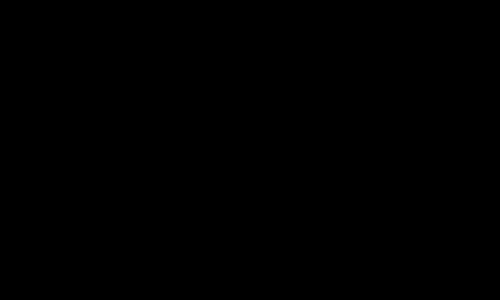
Frame 1 (no input)
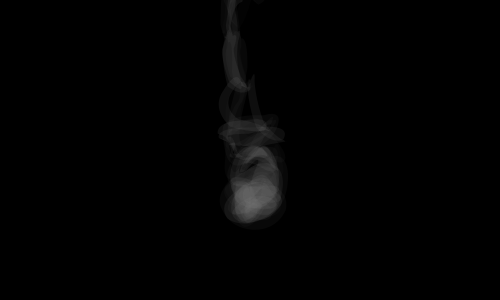
Frame 60 (the mouse pressed at the canvas centre just before this capture)
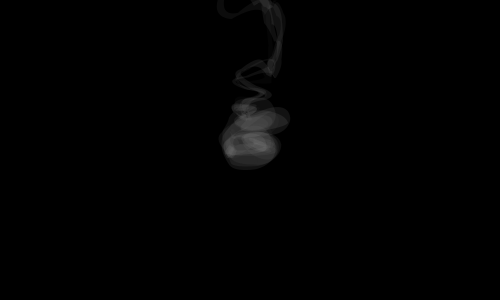
Frame 120 (the mouse held since frame 60 and released just before this capture)

The Processing sketch that drew these frames (run headless with seeded random() and noise(); from frame 60 on, the mouse is pressed at the canvas centre):

// Processing sketch: smokingribbon
// ── smokingribbon.pde
// Dec 2008 
// http://www.abandonedart.org
// http://www.zenbullets.com
//
// with lots of thanks to Erik Natzke (obviously)
// http://jot.eriknatzke.com/
//
// and James Alliban, who saved me the job of doing the conversion
// http://jamesalliban.wordpress.com/2008/12/04/2d-ribbons/
//
//
// This work is licensed under a Creative Commons 3.0 License.
// (Attribution - NonCommerical - ShareAlike)
// http://creativecommons.org/licenses/by-nc-sa/3.0/
// 
// This basically means, you are free to use it as long as you:
// 1. give http://www.zenbullets.com a credit
// 2. don't use it for commercial gain
// 3. share anything you create with it in the same way I have
//
// These conditions can be waived if you want to do something groovy with it 
// though, so feel free to email me via http://www.zenbullets.com



//================================= global vars

int _numRibbons = 6;
int _numParticles = 40;
float _randomness = .3;
RibbonManager ribbonManager;

float _a, _b, _centx, _centy, _x, _y;
float _noiseoff;
int _angle;

//================================= init

void setup() {
  size(500, 300);
  smooth(); 
  frameRate(12);
  background(0);
  
  clearBackground();
  
  _centx = (width / 2);
  _centy = (2* height / 3);
  restart();
}    

void restart() {
  _noiseoff = random(1);
  _angle = 1; 
  _a = 3.5;
  _b = _a + (noise(_noiseoff) * 1) - 0.5;
  
  ribbonManager = new RibbonManager(_numRibbons, _numParticles, _randomness);   
  ribbonManager.setRadiusMax(40);                 // default = 8
  ribbonManager.setRadiusDivide(2);              // default = 10
  ribbonManager.setGravity(-0.09);                   // default = .03
  ribbonManager.setFriction(1.1);                  // default = 1.1
  ribbonManager.setMaxDistance(40);               // default = 40
  ribbonManager.setDrag(2.5);                      // default = 2
  ribbonManager.setDragFlare(.015);                 // default = .008
  
}

void clearBackground() {
  background(0);
}


//================================= frame loop

void draw() {
  clearBackground();
  
  float newx = sin(_a + radians(_angle) + PI / 2) * _centx;  
  float newy = sin(_b + radians(_angle)) * _centy; 
  _angle = int(random(360));
  _noiseoff += 0.05;
  _b = (noise(_noiseoff) * 8) +1;
  _a = _b;
  
  translate(_centx, _centy);
  ribbonManager.update(newx* 0.1, newy*0.1);
}



//================================= interaction

void mousePressed() {
 
  _centx = mouseX;
  _centy = mouseY;
  
  restart();
}



//================================= objects
// modified from original code by http://jamesalliban.wordpress.com/


//======== manager

class RibbonManager {
  // PImage img;
  int _numRibbons;
  int _numParticles;
  float _randomness;
  Ribbon[] ribbons;       // ribbon array
  
  RibbonManager(int _numRibbons, int _numParticles, float _randomness) {
    this._numRibbons = _numRibbons;
    this._numParticles = _numParticles;
    this._randomness = _randomness;
    init();
  }
  
  void init() {
    addRibbon();
  }

  void addRibbon() {
    ribbons = new Ribbon[_numRibbons];
    for (int i = 0; i < _numRibbons; i++) {
      color ribbonColour = color(random(255), ((40/_numRibbons) * i) ) ;
      ribbons[i] = new Ribbon(_numParticles, ribbonColour, _randomness);
    }
  }
  
  void update(float currX, float currY)  {
    for (int i = 0; i < _numRibbons; i++)
    {
      float randX = currX;
      float randY = currY;
      
      ribbons[i].update(randX, randY);
    }
  }
  
  void setRadiusMax(float value) { for (int i = 0; i < _numRibbons; i++) { ribbons[i].radiusMax = value; } }
  void setRadiusDivide(float value) { for (int i = 0; i < _numRibbons; i++) { ribbons[i].radiusDivide = value; } }
  void setGravity(float value) { for (int i = 0; i < _numRibbons; i++) { ribbons[i].gravity = value; } }
  void setFriction(float value) { for (int i = 0; i < _numRibbons; i++) { ribbons[i].friction = value; } }
  void setMaxDistance(int value) { for (int i = 0; i < _numRibbons; i++) { ribbons[i].maxDistance = value; } }
  void setDrag(float value) { for (int i = 0; i < _numRibbons; i++) { ribbons[i].drag = value; } }
  void setDragFlare(float value) { for (int i = 0; i < _numRibbons; i++) { ribbons[i].dragFlare = value; } }
}


//======== ribbon

class Ribbon {
  int _numRibbons;
  float _randomness;
  int _numParticles;         // length of the Particle Array (max number of points)
  int particlesAssigned = 0;        // current amount of particles currently in the Particle array                                
  float radiusMax = 8;              // maximum width of ribbon
  float radiusDivide = 10;          // distance between current and next point / this = radius for first half of the ribbon
  float gravity = .03;              // gravity applied to each particle
  float friction = 1.1;             // friction applied to the gravity of each particle
  int maxDistance = 40;             // if the distance between particles is larger than this the drag comes into effect
  float drag = 2;                   // if distance goes above maxDistance - the points begin to grag. high numbers = less drag
  float dragFlare = .008;           // degree to which the drag makes the ribbon flare out
  RibbonParticle[] particles;       // particle array
  color ribbonColor;
  
  Ribbon(int _numParticles, color ribbonColor, float _randomness) {
    this._numParticles = _numParticles;
    this.ribbonColor = ribbonColor;
    this._randomness = _randomness;
    init();
  }
  
  void init() {
    particles = new RibbonParticle[_numParticles];
  }
  
  void update(float randX, float randY){
    addParticle(randX, randY);
    drawCurve();
  }
  
  void addParticle(float randX, float randY) {
    if(particlesAssigned == _numParticles) {
      for (int i = 1; i < _numParticles; i++) {
        particles[i-1] = particles[i];
      }
      particles[_numParticles - 1] = new RibbonParticle(_randomness, this);
      particles[_numParticles - 1].px = randX;
      particles[_numParticles - 1].py = randY;
      return;
    } else {
      particles[particlesAssigned] = new RibbonParticle(_randomness, this);
      particles[particlesAssigned].px = randX;
      particles[particlesAssigned].py = randY;
      ++particlesAssigned;
    }
    if (particlesAssigned > _numParticles) ++particlesAssigned;
  }
  
  void drawCurve() {
    smooth();
    for (int i = 1; i < particlesAssigned - 1; i++) {
      RibbonParticle p = particles[i];
      p.calculateParticles(particles[i-1], particles[i+1], _numParticles, i);
    }

    fill(30);
    for (int i = particlesAssigned - 3; i > 1 - 1; i--) {
      RibbonParticle p = particles[i];
      RibbonParticle pm1 = particles[i-1];
      fill(ribbonColor, 255);
      if (i < particlesAssigned-3) {
        noStroke();
        beginShape();
        vertex(p.lcx2, p.lcy2);
        bezierVertex(p.leftPX, p.leftPY, pm1.lcx2, pm1.lcy2, pm1.lcx2, pm1.lcy2);
        vertex(pm1.rcx2, pm1.rcy2);
        bezierVertex(p.rightPX, p.rightPY, p.rcx2, p.rcy2, p.rcx2, p.rcy2);
        vertex(p.lcx2, p.lcy2);
        endShape();
      }
    }
  }
}


//======== particle

class RibbonParticle {
  float px, py;                                       // x and y position of particle (this is the bexier point)
  float xSpeed, ySpeed = 0;                           // speed of the x and y positions
  float cx1, cy1, cx2, cy2;                           // the avarage x and y positions between px and py and the points of the surrounding Particles
  float leftPX, leftPY, rightPX, rightPY;             // the x and y points of that determine the thickness of this segment
  float lpx, lpy, rpx, rpy;                           // the x and y points of the outer bezier points
  float lcx1, lcy1, lcx2, lcy2;                       // the avarage x and y positions between leftPX and leftPX and the left points of the surrounding Particles
  float rcx1, rcy1, rcx2, rcy2;                       // the avarage x and y positions between rightPX and rightPX and the right points of the surrounding Particles
  float radius;                                       // thickness of current particle
  float _randomness;
  Ribbon ribbon;
  
  RibbonParticle(float _randomness, Ribbon ribbon) {
    this._randomness = _randomness;
    this.ribbon = ribbon;
  }
  
  void calculateParticles(RibbonParticle pMinus1, RibbonParticle pPlus1, int particleMax, int i) {
    float div = 2;
    cx1 = (pMinus1.px + px) / div;
    cy1 = (pMinus1.py + py) / div;
    cx2 = (pPlus1.px + px) / div;
    cy2 = (pPlus1.py + py) / div;

    // calculate radians (direction of next point)
    float dx = cx2 - cx1;
    float dy = cy2 - cy1;

    float pRadians = atan2(dy, dx);

    float distance = sqrt(dx*dx + dy*dy);

    if (distance > ribbon.maxDistance) {
      float oldX = px;
      float oldY = py;
      px = px + ((ribbon.maxDistance/ribbon.drag) * cos(pRadians));
      py = py + ((ribbon.maxDistance/ribbon.drag) * sin(pRadians));
      xSpeed += (px - oldX) * ribbon.dragFlare;
      ySpeed += (py - oldY) * ribbon.dragFlare;
    }
    
    ySpeed += ribbon.gravity;
    xSpeed *= ribbon.friction;
    ySpeed *= ribbon.friction;
    px += xSpeed + random(.3);
    py += ySpeed + random(.3);
    
    float randX = ((_randomness / 2) - random(_randomness)) * distance;
    float randY = ((_randomness / 2) - random(_randomness)) * distance;
    px += randX;
    py += randY;
    
    //float radius = distance / 2;
    //if (radius > radiusMax) radius = ribbon.radiusMax;
    
    if (i > particleMax / 2) {
      radius = distance / ribbon.radiusDivide;
    } else {
      radius = pPlus1.radius * .9;
    }
    
    if (radius > ribbon.radiusMax) radius = ribbon.radiusMax;
    if (i == particleMax - 2 || i == 1) {
      if (radius > 1) radius = 1;
    }

    // calculate the positions of the particles relating to thickness
    leftPX = px + cos(pRadians + (HALF_PI * 3)) * radius;
    leftPY = py + sin(pRadians + (HALF_PI * 3)) * radius;
    rightPX = px + cos(pRadians + HALF_PI) * radius;
    rightPY = py + sin(pRadians + HALF_PI) * radius;

    // left and right points of current particle
    lpx = (pMinus1.lpx + lpx) / div;
    lpy = (pMinus1.lpy + lpy) / div;
    rpx = (pPlus1.rpx + rpx) / div;
    rpy = (pPlus1.rpy + rpy) / div;

    // left and right points of previous particle
    lcx1 = (pMinus1.leftPX + leftPX) / div;
    lcy1 = (pMinus1.leftPY + leftPY) / div;
    rcx1 = (pMinus1.rightPX + rightPX) / div;
    rcy1 = (pMinus1.rightPY + rightPY) / div;

    // left and right points of next particle
    lcx2 = (pPlus1.leftPX + leftPX) / div;
    lcy2 = (pPlus1.leftPY + leftPY) / div;
    rcx2 = (pPlus1.rightPX + rightPX) / div;
    rcy2 = (pPlus1.rightPY + rightPY) / div;
  }
}
